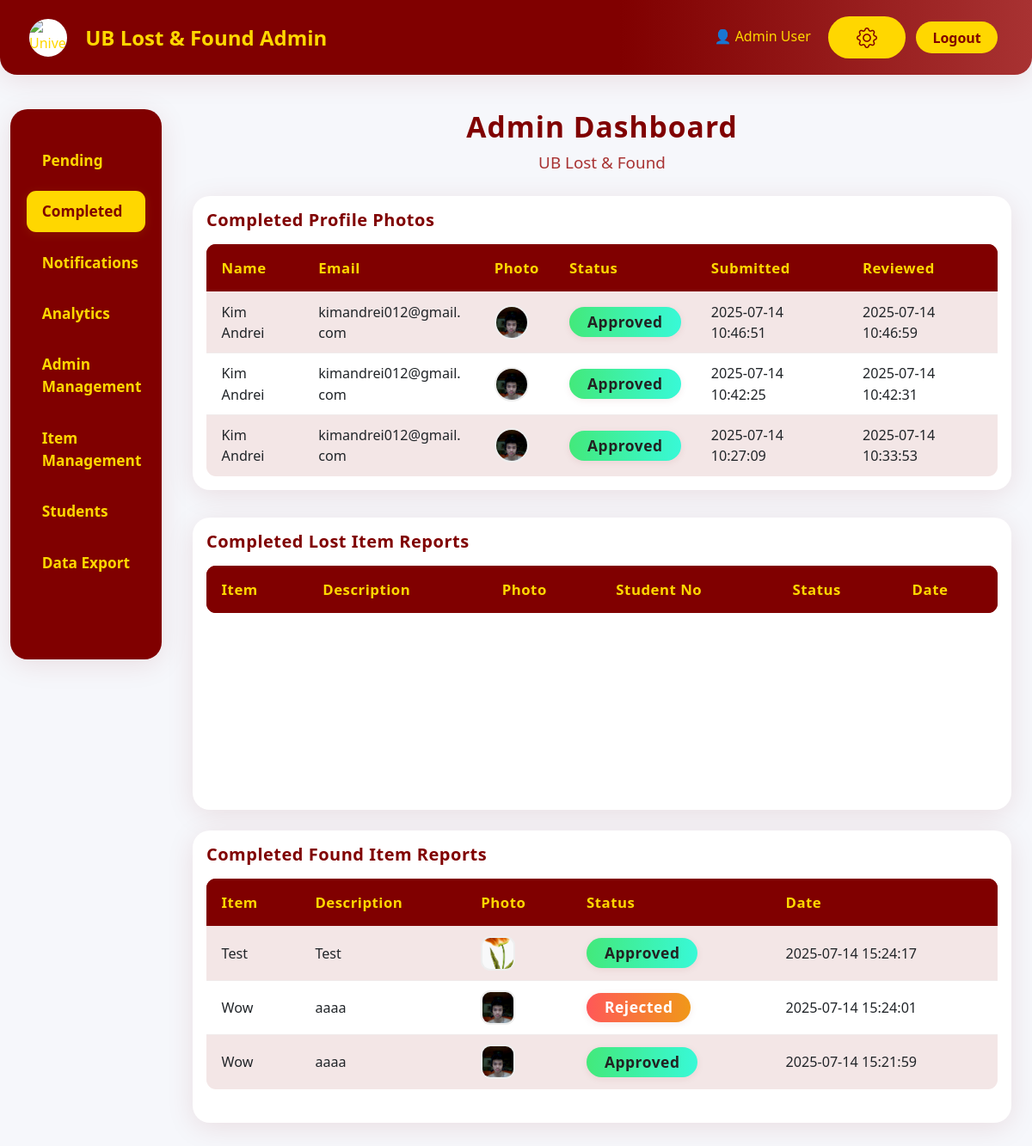
The app's page /htdocs/public/admin_dashboard.php?section=completed (signed in) with its own data.
### tables this page shows
CREATE TABLE `profile_photo_history` (
  `PhotoID` int NOT NULL AUTO_INCREMENT,
  `StudentNo` varchar(20) NOT NULL,
  `PhotoURL` varchar(255) NOT NULL,
  `Status` tinyint(1) NOT NULL,
  `SubmittedAt` timestamp NULL DEFAULT CURRENT_TIMESTAMP,
  `ReviewedAt` timestamp NULL DEFAULT NULL,
  `ReviewedBy` int DEFAULT NULL,
  PRIMARY KEY (`PhotoID`),
  KEY `StudentNo` (`StudentNo`),
  KEY `ReviewedBy` (`ReviewedBy`),
  CONSTRAINT `profile_photo_history_ibfk_1` FOREIGN KEY (`StudentNo`) REFERENCES `student` (`StudentNo`) ON DELETE CASCADE,
  CONSTRAINT `profile_photo_history_ibfk_2` FOREIGN KEY (`ReviewedBy`) REFERENCES `admin` (`AdminID`) ON DELETE SET NULL
);

CREATE TABLE `student` (
  `StudentID` int NOT NULL AUTO_INCREMENT,
  `StudentNo` varchar(20) NOT NULL,
  `PasswordHash` varchar(255) NOT NULL,
  `StudentName` varchar(100) NOT NULL,
  `Email` varchar(100) NOT NULL,
  `PhoneNo` varchar(20) DEFAULT NULL,
  `Course` varchar(100) DEFAULT NULL,
  `YearLevel` varchar(20) DEFAULT NULL,
  `ProfilePhoto` varchar(255) DEFAULT NULL,
  `CreatedAt` timestamp NULL DEFAULT CURRENT_TIMESTAMP,
  `UpdatedAt` timestamp NULL DEFAULT CURRENT_TIMESTAMP ON UPDATE CURRENT_TIMESTAMP,
  `Bio` text,
  `PhotoConfirmed` tinyint(1) DEFAULT '0',
  PRIMARY KEY (`StudentID`),
  UNIQUE KEY `StudentNo` (`StudentNo`),
  UNIQUE KEY `Email` (`Email`),
  KEY `idx_student_studentno` (`StudentNo`),
  KEY `idx_student_email` (`Email`)
);

CREATE TABLE `item` (
  `ItemID` int NOT NULL AUTO_INCREMENT,
  `ItemName` varchar(200) NOT NULL,
  `Description` text,
  `ItemClassID` int NOT NULL,
  `StatusID` int NOT NULL,
  `PhotoURL` varchar(255) DEFAULT NULL,
  `LocationFound` varchar(200) DEFAULT NULL,
  `DateFound` date NOT NULL,
  `AdminID` int NOT NULL,
  `ContactInfo` text,
  `CreatedAt` timestamp NULL DEFAULT CURRENT_TIMESTAMP,
  `UpdatedAt` timestamp NULL DEFAULT CURRENT_TIMESTAMP ON UPDATE CURRENT_TIMESTAMP,
  `StatusConfirmed` tinyint(1) DEFAULT '0',
  PRIMARY KEY (`ItemID`),
  KEY `idx_item_class` (`ItemClassID`),
  KEY `idx_item_status` (`StatusID`),
  KEY `idx_item_admin` (`AdminID`),
  CONSTRAINT `item_ibfk_1` FOREIGN KEY (`ItemClassID`) REFERENCES `itemclass` (`ItemClassID`),
  CONSTRAINT `item_ibfk_2` FOREIGN KEY (`StatusID`) REFERENCES `itemstatus` (`StatusID`),
  CONSTRAINT `item_ibfk_3` FOREIGN KEY (`AdminID`) REFERENCES `admin` (`AdminID`)
);

### htdocs/public/admin_dashboard.php (the view, shortened to what the rows shown need)
<?php
require_once __DIR__ . '/../classes/Admin.php';
require_once __DIR__ . '/../includes/ImageHelper.php';
require_once __DIR__ . '/../includes/Database.php';
$db = new Database();
$conn = $db->getConnection();
$admin = new Admin();
$stats = ['pendingPhotoApprovals' => 0, 'pendingLostApprovals' => 0, 'pendingFoundApprovals' => 0];
try {
    if ($conn) {
        $stats = $admin->getDashboardStats() ?? $stats;
    }
} catch (Exception $e) {
}
$pendingApprovals = ['lostItems' => [], 'foundItems' => []];
try {
    if ($conn) {
        $pendingApprovals = $admin->getPendingApprovals() ?? $pendingApprovals;
    }
} catch (Exception $e) {
}
$completedApprovals = ['lostItems' => [], 'foundItems' => []];
try {
    if ($conn) {
        $completedApprovals = $admin->getCompletedApprovals() ?? $completedApprovals;
    }
} catch (Exception $e) {
}
$section = $_GET['section'] ?? 'pending';
?>
<!DOCTYPE html>
<html lang="en">
<head>
  <link href="https://cdn.jsdelivr.net/npm/bootstrap@5.3.0/dist/css/bootstrap.min.css" rel="stylesheet">
  <?php
  $ubCssFile = file_exists(__DIR__ . '/../assets/UB.css') ? 'UB.css' : 'ub.css';
  ?>
  <link href="css.php?file=<?php echo urlencode($ubCssFile); ?>" rel="stylesheet">
  <link href="css.php?file=admin_dashboard.css" rel="stylesheet">
  <link href="css.php?file=notifications.css" rel="stylesheet">
  <link href="https://cdn.jsdelivr.net/npm/bootstrap-icons@1.10.5/font/bootstrap-icons.css" rel="stylesheet">
</head>
<body>
<div class="container-fluid">
  <div class="row g-4">
    <div class="col-md-10">
      <div class="admin-header text-center mb-4">
        <h1 class="fw-bold">Admin Dashboard</h1>
      </div>
      <?php if ($section === 'pending'): ?>
        <div class="container mb-5">
          <div class="row g-4 mb-4">
            <div class="col-md-4">
              <div class="admin-card p-4 admin-stat">
                <h5 class="mb-1">Pending Profile Photos</h5>
                <div class="display-6 fw-bold"><?php echo $stats['pendingPhotoApprovals'] ?? 0; ?></div>
              </div>
            </div>
            <div class="col-md-4">
              <div class="admin-card p-4 admin-stat">
                <h5 class="mb-1">Pending Lost Reports</h5>
                <div class="display-6 fw-bold"><?php echo $stats['pendingLostApprovals'] ?? 0; ?></div>
              </div>
            </div>
            <div class="col-md-4">
              <div class="admin-card p-4 admin-stat">
                <h5 class="mb-1">Pending Found Reports</h5>
                <div class="display-6 fw-bold"><?php echo $stats['pendingFoundApprovals'] ?? 0; ?></div>
              </div>
            </div>
          </div>
          <div class="completed-section-cards">
            <div class="admin-card pending-section p-3 mb-4">
              <h5 class="mb-3">Profile Photo Confirmations</h5>
              <table class="table admin-table pending-table table-sm align-middle">
                <thead><tr><th>Name</th><th>Email</th><th>Photo</th><th>Submitted</th><th>Action</th></tr></thead>
                <tbody>
                <?php foreach ($admin->getPendingPhotoSubmissions() as $row): ?>
                  <tr>
                    <td><?php echo htmlspecialchars($row['StudentName'] ?? ''); ?></td>
                    <td><?php echo htmlspecialchars($row['Email'] ?? ''); ?></td>
                    <td><?php if (!empty($row['PhotoURL'])): ?><img src="../<?php echo encodeImageUrl($row['PhotoURL']); ?>" alt="Photo" style="width:40px;height:40px;border-radius:50%;object-fit:cover;border:2px solid #800000;" onerror="<?php echo getImageErrorHandler(); ?>"><?php else: ?><i class="bi bi-person-circle" style="font-size:2rem;color:#FFD700;"></i><?php endif; ?></td>
                    <td><?php echo htmlspecialchars($row['SubmittedAt'] ?? ''); ?></td>
                    <td class="d-flex gap-2">
                      <form method="POST" action="admin_action.php">
                        <input type="hidden" name="type" value="photo">
                        <input type="hidden" name="action" value="approve">
                        <input type="hidden" name="id" value="<?php echo htmlspecialchars($row['PhotoID']); ?>">
                        <button class="btn btn-success btn-sm btn-admin-approve" type="submit"><i class="bi bi-check-circle"></i> Approve</button>
                      </form>
                      <form method="POST" action="admin_action.php">
                        <input type="hidden" name="type" value="photo">
                        <input type="hidden" name="action" value="reject">
                        <input type="hidden" name="id" value="<?php echo htmlspecialchars($row['PhotoID']); ?>">
                        <button class="btn btn-danger btn-sm btn-admin-reject" type="submit"><i class="bi bi-x-circle"></i> Reject</button>
                      </form>
                    </td>
                  </tr>
                <?php endforeach; ?>
                <?php if (count($admin->getPendingPhotoSubmissions()) === 0): ?>
                  <tr><td colspan="5" class="text-center text-muted">No pending profile photo submissions.</td></tr>
                <?php endif; ?>
                </tbody>
              </table>
            </div>
            <div class="admin-card pending-section p-3 mb-4">
              <h5 class="mb-3">Lost Item Reports</h5>
              <table class="table admin-table pending-table table-sm">
                <thead><tr><th>Item</th><th>Description</th><th>Photo</th><th>Student No</th><th>Action</th></tr></thead>
                <tbody>
                <?php foreach ($pendingApprovals['lostItems'] as $row): ?>
                  <tr>
                    <td><?php echo htmlspecialchars($row['ItemName'] ?? ''); ?></td>
                    <td><?php echo htmlspecialchars($row['Description'] ?? ''); ?></td>
                    <td><?php if (!empty($row['PhotoURL'])): ?><img src="../<?php echo encodeImageUrl($row['PhotoURL']); ?>" alt="Photo" style="width:40px;height:40px;object-fit:cover;" onerror="<?php echo getImageErrorHandler(); ?>"><?php endif; ?></td>
                    <td><?php echo htmlspecialchars($row['StudentNo'] ?? ''); ?></td>
                    <td>
                      <form method="POST" action="admin_action.php" style="display:inline">
                        <input type="hidden" name="type" value="lost">
                        <input type="hidden" name="action" value="approve">
                        <input type="hidden" name="id" value="<?php echo htmlspecialchars($row['ReportID'] ?? ''); ?>">
                        <button class="btn btn-admin-approve btn-sm" type="submit">Approve</button>
                      </form>
                      <form method="POST" action="admin_action.php" style="display:inline">
                        <input type="hidden" name="type" value="lost">
                        <input type="hidden" name="action" value="reject">
                        <input type="hidden" name="id" value="<?php echo htmlspecialchars($row['ReportID'] ?? ''); ?>">
                        <button class="btn btn-admin-reject btn-sm" type="submit">Reject</button>
                      </form>
                    </td>
                  </tr>
                <?php endforeach; ?>
                </tbody>
              </table>
            </div>
            <div class="admin-card pending-section p-3">
              <h5 class="mb-3">Found Item Reports</h5>
              <table class="table admin-table pending-table table-sm">
                <thead><tr><th>Item</th><th>Description</th><th>Photo</th><th>Action</th></tr></thead>
                <tbody>
                <?php foreach ($pendingApprovals['foundItems'] as $row): ?>
                  <tr>
                    <td><?php echo htmlspecialchars($row['ItemName'] ?? ''); ?></td>
                    <td><?php echo htmlspecialchars($row['Description'] ?? ''); ?></td>
                    <td><?php if (!empty($row['PhotoURL'])): ?><img src="../<?php echo encodeImageUrl($row['PhotoURL']); ?>" alt="Photo" style="width:40px;height:40px;object-fit:cover;" onerror="<?php echo getImageErrorHandler(); ?>"><?php endif; ?></td>
                    <td>
                      <form method="POST" action="admin_action.php" style="display:inline">
                        <input type="hidden" name="type" value="found">
                        <input type="hidden" name="action" value="approve">
                        <input type="hidden" name="id" value="<?php echo htmlspecialchars($row['ItemID'] ?? ''); ?>">
                        <button class="btn btn-admin-approve btn-sm" type="submit">Approve</button>
                      </form>
                      <form method="POST" action="admin_action.php" style="display:inline">
                        <input type="hidden" name="type" value="found">
                        <input type="hidden" name="action" value="reject">
                        <input type="hidden" name="id" value="<?php echo htmlspecialchars($row['ItemID'] ?? ''); ?>">
                        <button class="btn btn-admin-reject btn-sm" type="submit">Reject</button>
                      </form>
                    </td>
                  </tr>
                <?php endforeach; ?>
                </tbody>
              </table>
            </div>
          </div>
        </div>
      <?php elseif ($section === 'completed'): ?>
        <div class="container mb-5">
          <div class="completed-section-cards">
            <div class="admin-card p-3">
              <table class="table admin-table table-sm">
                <thead><tr><th>Name</th><th>Email</th><th>Photo</th><th>Status</th><th>Submitted</th><th>Reviewed</th></tr></thead>
                <tbody>
                <?php foreach ($admin->getCompletedPhotoSubmissions() as $row): ?>
                  <tr>
                    <td><?php echo htmlspecialchars($row['StudentName'] ?? ''); ?></td>
                    <td><?php echo htmlspecialchars($row['Email'] ?? ''); ?></td>
                    <td><?php if (!empty($row['PhotoURL'])): ?><img src="../<?php echo encodeImageUrl($row['PhotoURL']); ?>" alt="Photo" style="width:40px;height:40px;border-radius:50%;object-fit:cover;" onerror="<?php echo getImageErrorHandler(); ?>"><?php endif; ?></td>
                    <td>
                      <?php if (($row['Status'] ?? null) == 1): ?>
                        <span class="badge bg-success badge-status">Approved</span>
                      <?php elseif (($row['Status'] ?? null) == -1): ?>
                        <span class="badge bg-danger badge-status">Rejected</span>
                      <?php else: ?>
                        <span class="badge bg-secondary badge-status">Unknown</span>
                      <?php endif; ?>
                    </td>
                    <td><?php echo htmlspecialchars($row['SubmittedAt'] ?? ''); ?></td>
                    <td><?php echo htmlspecialchars($row['ReviewedAt'] ?? ''); ?></td>
                  </tr>
                <?php endforeach; ?>
                </tbody>
              </table>
            </div>
            <div class="admin-card p-3 mb-4">
              <table class="table admin-table table-sm">
                <thead><tr><th>Item</th><th>Description</th><th>Photo</th><th>Student No</th><th>Status</th><th>Date</th></tr></thead>
              </table>
            </div>
          </div>
          <div class="admin-card p-3">
            <table class="table admin-table table-sm">
              <thead><tr><th>Item</th><th>Description</th><th>Photo</th><th>Status</th><th>Date</th></tr></thead>
              <tbody>
              <?php foreach ($completedApprovals['foundItems'] as $row): ?>
                <tr>
                  <td><?php echo htmlspecialchars($row['ItemName'] ?? ''); ?></td>
                  <td><?php echo htmlspecialchars($row['Description'] ?? ''); ?></td>
                  <td><?php if (!empty($row['PhotoURL'])): ?><img src="../<?php echo encodeImageUrl($row['PhotoURL']); ?>" alt="Photo" style="width:40px;height:40px;object-fit:cover;" onerror="<?php echo getImageErrorHandler(); ?>"><?php endif; ?></td>
                  <td>
                    <?php if (($row['StatusConfirmed'] ?? null) == 1): ?>
                      <span class="badge bg-success badge-status">Approved</span>
                    <?php elseif (($row['StatusConfirmed'] ?? null) == -1): ?>
                      <span class="badge bg-danger badge-status">Rejected</span>
                    <?php else: ?>
                      <span class="badge bg-secondary badge-status">Unknown</span>
                    <?php endif; ?>
                  </td>
                  <td><?php echo htmlspecialchars($row['UpdatedAt'] ?? ''); ?></td>
                </tr>
              <?php endforeach; ?>
              </tbody>
            </table>
          </div>
        </div>
      <?php endif; ?>
    </div>
  </div>
</div>
</body>
</html>

### records on screen
profile_photo_history: student.StudentName "Kim Andrei", student.Email "kimandrei012@gmail.com", PhotoURL (picture), Status "Approved", SubmittedAt "2025-07-14 10:46:51", ReviewedAt "2025-07-14 10:46:59"
profile_photo_history: student.StudentName "Kim Andrei", student.Email "kimandrei012@gmail.com", PhotoURL (picture), Status "Approved", SubmittedAt "2025-07-14 10:42:25", ReviewedAt "2025-07-14 10:42:31"
profile_photo_history: student.StudentName "Kim Andrei", student.Email "kimandrei012@gmail.com", PhotoURL (picture), Status "Approved", SubmittedAt "2025-07-14 10:27:09", ReviewedAt "2025-07-14 10:33:53"
item: ItemName "Test", Description "Test", PhotoURL (picture), StatusConfirmed "Approved", UpdatedAt "2025-07-14 15:24:17"
item: ItemName "Wow", Description "aaaa", PhotoURL (picture), StatusConfirmed "Rejected", UpdatedAt "2025-07-14 15:24:01"
item: ItemName "Wow", Description "aaaa", PhotoURL (picture), StatusConfirmed "Approved", UpdatedAt "2025-07-14 15:21:59"

### other values on screen
$_SESSION['admin']['AdminName'] "Admin User"
